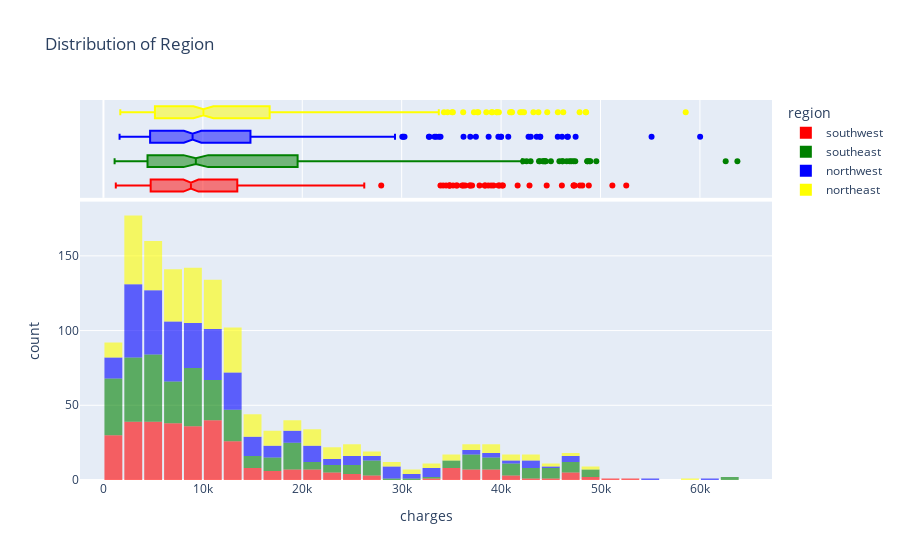

Source (notebook cell):
### Markdown cell above
### Region

### Code cell
# histogram for Region
fig = px.histogram(medical_df, 
                   x = 'charges', 
                   marginal = 'box',
                   color = 'region',
                   opacity = 0.6,
                   color_discrete_sequence = ['red', 'green', 'blue', 'yellow'], 
                   title = 'Distribution of Region')
fig.update_layout(bargap = 0.1)
fig.show()

### Figure 1 — Plotly figure (JSON) as saved in the notebook; plotly's stock layout.template omitted (floating-point values rounded to 4 significant figures; data arrays with more than 128 entries replaced by an {"elided": "..."} marker saying what was removed)
{"data": [{"alignmentgroup": "True", "bingroup": "x", "hovertemplate": "region=southwest<br>charges=%{x}<br>count=%{y}<extra></extra>", "legendgroup": "southwest", "marker": {"color": "red", "opacity": 0.6, "pattern": {"shape": ""}}, "name": "southwest", "offsetgroup": "southwest", "orientation": "v", "showlegend": true, "type": "histogram", "x": {"elided": "325 float values"}, "xaxis": "x", "yaxis": "y"}, {"alignmentgroup": "True", "hovertemplate": "region=southwest<br>charges=%{x}<extra></extra>", "legendgroup": "southwest", "marker": {"color": "red"}, "name": "southwest", "notched": true, "offsetgroup": "southwest", "showlegend": false, "type": "box", "x": {"elided": "325 float values"}, "xaxis": "x2", "yaxis": "y2"}, {"alignmentgroup": "True", "bingroup": "x", "hovertemplate": "region=southeast<br>charges=%{x}<br>count=%{y}<extra></extra>", "legendgroup": "southeast", "marker": {"color": "green", "opacity": 0.6, "pattern": {"shape": ""}}, "name": "southeast", "offsetgroup": "southeast", "orientation": "v", "showlegend": true, "type": "histogram", "x": {"elided": "364 float values"}, "xaxis": "x", "yaxis": "y"}, {"alignmentgroup": "True", "hovertemplate": "region=southeast<br>charges=%{x}<extra></extra>", "legendgroup": "southeast", "marker": {"color": "green"}, "name": "southeast", "notched": true, "offsetgroup": "southeast", "showlegend": false, "type": "box", "x": {"elided": "364 float values"}, "xaxis": "x2", "yaxis": "y2"}, {"alignmentgroup": "True", "bingroup": "x", "hovertemplate": "region=northwest<br>charges=%{x}<br>count=%{y}<extra></extra>", "legendgroup": "northwest", "marker": {"color": "blue", "opacity": 0.6, "pattern": {"shape": ""}}, "name": "northwest", "offsetgroup": "northwest", "orientation": "v", "showlegend": true, "type": "histogram", "x": {"elided": "325 float values"}, "xaxis": "x", "yaxis": "y"}, {"alignmentgroup": "True", "hovertemplate": "region=northwest<br>charges=%{x}<extra></extra>", "legendgroup": "northwest", "marker": {"color": "blue"}, "name": "northwest", "notched": true, "offsetgroup": "northwest", "showlegend": false, "type": "box", "x": {"elided": "325 float values"}, "xaxis": "x2", "yaxis": "y2"}, {"alignmentgroup": "True", "bingroup": "x", "hovertemplate": "region=northeast<br>charges=%{x}<br>count=%{y}<extra></extra>", "legendgroup": "northeast", "marker": {"color": "yellow", "opacity": 0.6, "pattern": {"shape": ""}}, "name": "northeast", "offsetgroup": "northeast", "orientation": "v", "showlegend": true, "type": "histogram", "x": {"elided": "324 float values"}, "xaxis": "x", "yaxis": "y"}, {"alignmentgroup": "True", "hovertemplate": "region=northeast<br>charges=%{x}<extra></extra>", "legendgroup": "northeast", "marker": {"color": "yellow"}, "name": "northeast", "notched": true, "offsetgroup": "northeast", "showlegend": false, "type": "box", "x": {"elided": "324 float values"}, "xaxis": "x2", "yaxis": "y2"}], "layout": {"bargap": 0.1, "barmode": "relative", "legend": {"title": {"text": "region"}, "tracegroupgap": 0}, "title": {"text": "Distribution of Region"}, "xaxis": {"anchor": "y", "domain": [0, 1], "title": {"text": "charges"}}, "xaxis2": {"anchor": "y2", "domain": [0, 1], "matches": "x", "showgrid": true, "showticklabels": false}, "yaxis": {"anchor": "x", "domain": [0, 0.7326], "title": {"text": "count"}}, "yaxis2": {"anchor": "x2", "domain": [0.7426, 1], "matches": "y2", "showgrid": false, "showline": false, "showticklabels": false, "ticks": ""}}}
